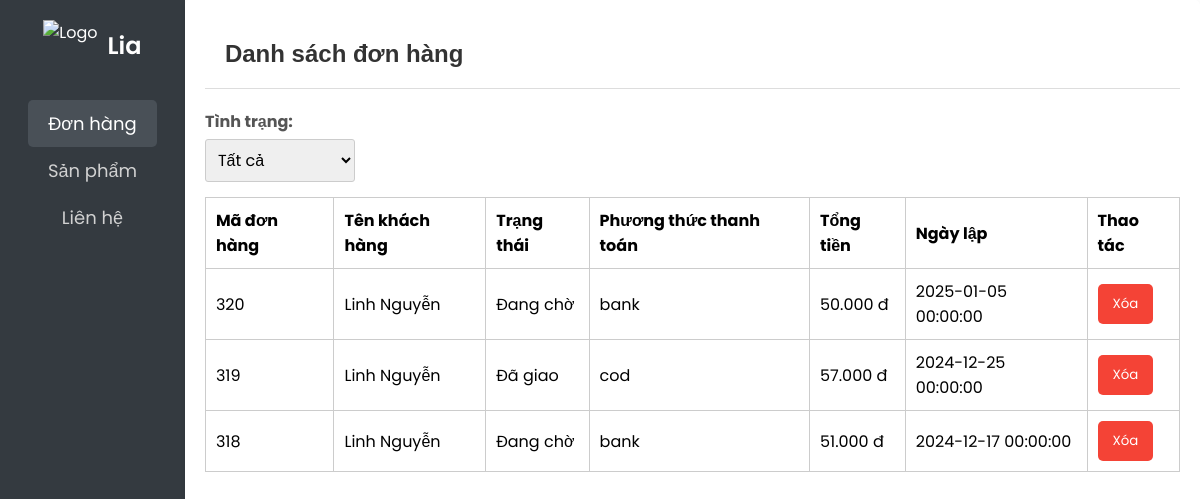
The page /Project_Admin/donhang.php on the database its author committed.
### tables this page shows
CREATE TABLE `orders` (
  `order_id` int(11) NOT NULL,
  `order_status` varchar(100) NOT NULL DEFAULT 'on_hold',
  `user_id` int(11) NOT NULL,
  `user_phone` varchar(15) NOT NULL,
  `user_city` varchar(255) NOT NULL,
  `user_address` varchar(255) NOT NULL,
  `order_date` datetime NOT NULL DEFAULT current_timestamp(),
  `order_cost` decimal(10,0) NOT NULL,
  `order_payment` varchar(255) NOT NULL
);

CREATE TABLE `users` (
  `user_id` int(11) NOT NULL,
  `user_name` varchar(100) NOT NULL,
  `user_email` varchar(100) NOT NULL,
  `user_password` varchar(108) NOT NULL
);

### Project_Admin/donhang.php (the view, shortened to what this page needs)
<?php
include('server/connection.php');
$sql = "SELECT o.order_id, o.order_status, o.order_payment, o.order_cost, o.order_date,
               GROUP_CONCAT(oi.product_name SEPARATOR ', ') AS product_names,
               u.user_name
        FROM orders o
        JOIN order_items oi ON o.order_id = oi.order_id
        JOIN users u ON o.user_id = u.user_id
        GROUP BY o.order_id
        ORDER BY o.order_date DESC";
$result = $conn->query($sql);
?>
<?php include 'header.php'; ?>
<div class="main-content">
    <header>
        <h1>Danh sách đơn hàng</h1>
    </header>
    <div class="filter" style="margin-bottom:15px;">
        <label for="status">Tình trạng: </label>
        <select id="status" name="status" onchange="filterOrders()">
            <option value="all">Tất cả</option>
        </select>
    </div>
    <table id="ordersTable">
        <thead>
            <tr>
                <th>Mã đơn hàng</th>
                <th>Tên khách hàng</th>
                <th>Trạng thái</th>
                <th>Phương thức thanh toán</th>
                <th>Tổng tiền</th>
                <th>Ngày lập</th>
                <th>Thao tác</th>
            </tr>
        </thead>
        <tbody>
            <?php
            if ($result->num_rows > 0) {
                while($row = $result->fetch_assoc()) {
                    echo "<tr class='order-row' data-status='" . $row['order_status'] . "'>";
                    echo "<td><a href='chitietdonhang.php?order_id=" . $row['order_id'] . "' class='orderid-link'>" . $row['order_id'] . "</a></td>";
                    echo "<td>" . $row['user_name'] . "</td>";
                    echo "<td>" . $row['order_status'] . "</td>";
                    echo "<td>" . $row['order_payment'] . "</td>";
                    echo "<td>" . number_format($row['order_cost'], 0, ',', '.') . " đ</td>";
                    echo "<td>" . $row['order_date'] . "</td>";
                    echo "<td><button class='btn-delete' onclick='deleteOrder(" . $row['order_id'] . ")'>Xóa</button></td>";
                    echo "</tr>";
                }
            } else {
                echo "<tr><td colspan='7'>Không có đơn hàng nào</td></tr>";
            }
            ?>
        </tbody>
    </table>
</div>

### Project_Admin/style.css (style rules this page uses)
* { margin: 0; padding: 0; box-sizing: border-box; font-family: 'Poppins', sans-serif; }
body { display: flex; margin: 0; background-color: #fff; }
header { padding: 20px; background-color: #fff; margin-bottom: 20px; border-bottom: 1px solid #ddd; }
header h1 { font-size: 24px; color: #333; font-family:arial; }
.main-content { background-color: #fff; border-radius: 5px; padding: 20px; box-shadow: 0px 2px 5px rgba(0, 0, 0, 0.1); width: 100%; box-sizing: border-box; }
table { width: 100%; border-collapse: collapse; }
table th, table td { padding: 10px; border: 1px solid #ccc; text-align: left; }
.btn-delete { background-color: #f44336; color: white; text-decoration: none; padding: 10px 15px; border-radius: 5px; border: none; }
.filter { margin-bottom: 5px; }
.orderid-link { color: black; text-decoration: none; }
label { display: block; margin-bottom: 5px; font-weight: bold; color:#555; }
select { padding: 8px; border: 1px solid #ccc; border-radius: 3px; font-size: 16px; width:150px; }

### rows shown on the page
orders: order_id "320", user.user_name "Linh Nguyễn", order_status "Đang chờ", order_payment "bank", order_cost "50.000", order_date "2025-01-05 00:00:00"
orders: order_id "319", user.user_name "Linh Nguyễn", order_status "Đã giao", order_payment "cod", order_cost "57.000", order_date "2024-12-25 00:00:00"
orders: order_id "318", user.user_name "Linh Nguyễn", order_status "Đang chờ", order_payment "bank", order_cost "51.000", order_date "2024-12-17 00:00:00"
